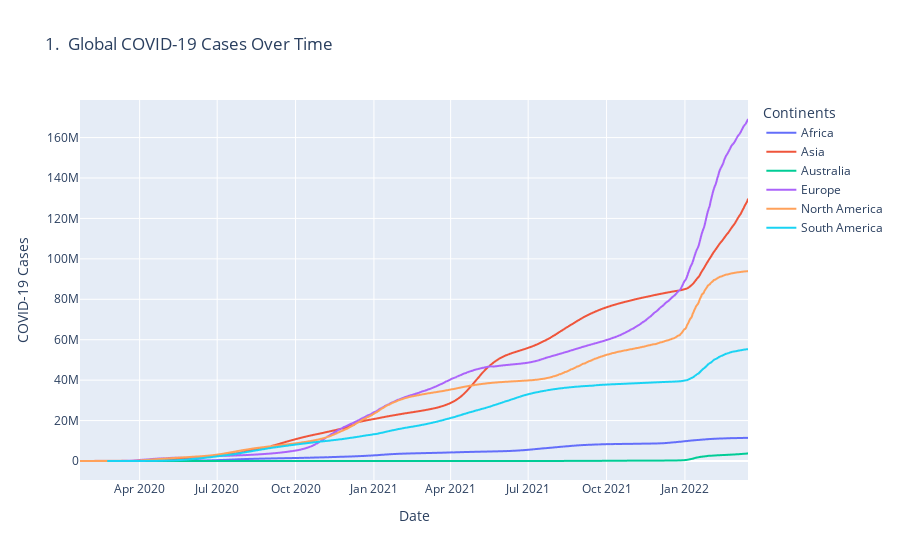

The notebook cell this image was saved under:
### Markdown cell above
# Global Data

### Code cell
# Reframe data used to show records from 3/16/2022
gdata = df[df['date'] == '2022-03-16'][['iso_code','location','continent','total_cases', 'perc_pop_infected','total_deaths','pop_death_perc']]
condata = df[df['location'].isin(['Europe', 'Africa', 'North America', 'South America', 'Asia', 'Australia'])]

# Figure 1 displays the growth of COVID cases over time
fig1 = px.line(condata, x = 'date',y = 'total_cases', color = 'location',
              labels={'date':'Date', 'total_cases':'COVID-19 Cases', 'location':'Continents'},
              title = '1.  Global COVID-19 Cases Over Time')
fig1.show()

### Figure 1 — Plotly figure (JSON) as saved in the notebook; plotly's stock layout.template omitted (floating-point values rounded to 4 significant figures; data arrays with more than 128 entries replaced by an {"elided": "..."} marker saying what was removed)
{"data": [{"hovertemplate": "Continents=Africa<br>Date=%{x}<br>COVID-19 Cases=%{y}<extra></extra>", "legendgroup": "Africa", "line": {"color": "#636efa", "dash": "solid"}, "marker": {"symbol": "circle"}, "mode": "lines", "name": "Africa", "showlegend": true, "type": "scattergl", "x": {"elided": "763 str values"}, "xaxis": "x", "y": {"elided": "763 int values"}, "yaxis": "y"}, {"hovertemplate": "Continents=Asia<br>Date=%{x}<br>COVID-19 Cases=%{y}<extra></extra>", "legendgroup": "Asia", "line": {"color": "#EF553B", "dash": "solid"}, "marker": {"symbol": "circle"}, "mode": "lines", "name": "Asia", "showlegend": true, "type": "scattergl", "x": {"elided": "785 str values"}, "xaxis": "x", "y": {"elided": "785 int values"}, "yaxis": "y"}, {"hovertemplate": "Continents=Australia<br>Date=%{x}<br>COVID-19 Cases=%{y}<extra></extra>", "legendgroup": "Australia", "line": {"color": "#00cc96", "dash": "solid"}, "marker": {"symbol": "circle"}, "mode": "lines", "name": "Australia", "showlegend": true, "type": "scattergl", "x": {"elided": "781 str values"}, "xaxis": "x", "y": {"elided": "781 int values"}, "yaxis": "y"}, {"hovertemplate": "Continents=Europe<br>Date=%{x}<br>COVID-19 Cases=%{y}<extra></extra>", "legendgroup": "Europe", "line": {"color": "#ab63fa", "dash": "solid"}, "marker": {"symbol": "circle"}, "mode": "lines", "name": "Europe", "showlegend": true, "type": "scattergl", "x": {"elided": "784 str values"}, "xaxis": "x", "y": {"elided": "784 int values"}, "yaxis": "y"}, {"hovertemplate": "Continents=North America<br>Date=%{x}<br>COVID-19 Cases=%{y}<extra></extra>", "legendgroup": "North America", "line": {"color": "#FFA15A", "dash": "solid"}, "marker": {"symbol": "circle"}, "mode": "lines", "name": "North America", "showlegend": true, "type": "scattergl", "x": {"elided": "785 str values"}, "xaxis": "x", "y": {"elided": "785 int values"}, "yaxis": "y"}, {"hovertemplate": "Continents=South America<br>Date=%{x}<br>COVID-19 Cases=%{y}<extra></extra>", "legendgroup": "South America", "line": {"color": "#19d3f3", "dash": "solid"}, "marker": {"symbol": "circle"}, "mode": "lines", "name": "South America", "showlegend": true, "type": "scattergl", "x": {"elided": "754 str values"}, "xaxis": "x", "y": {"elided": "754 int values"}, "yaxis": "y"}], "layout": {"legend": {"title": {"text": "Continents"}, "tracegroupgap": 0}, "title": {"text": "1.  Global COVID-19 Cases Over Time"}, "xaxis": {"anchor": "y", "domain": [0, 1], "title": {"text": "Date"}}, "yaxis": {"anchor": "x", "domain": [0, 1], "title": {"text": "COVID-19 Cases"}}}}
